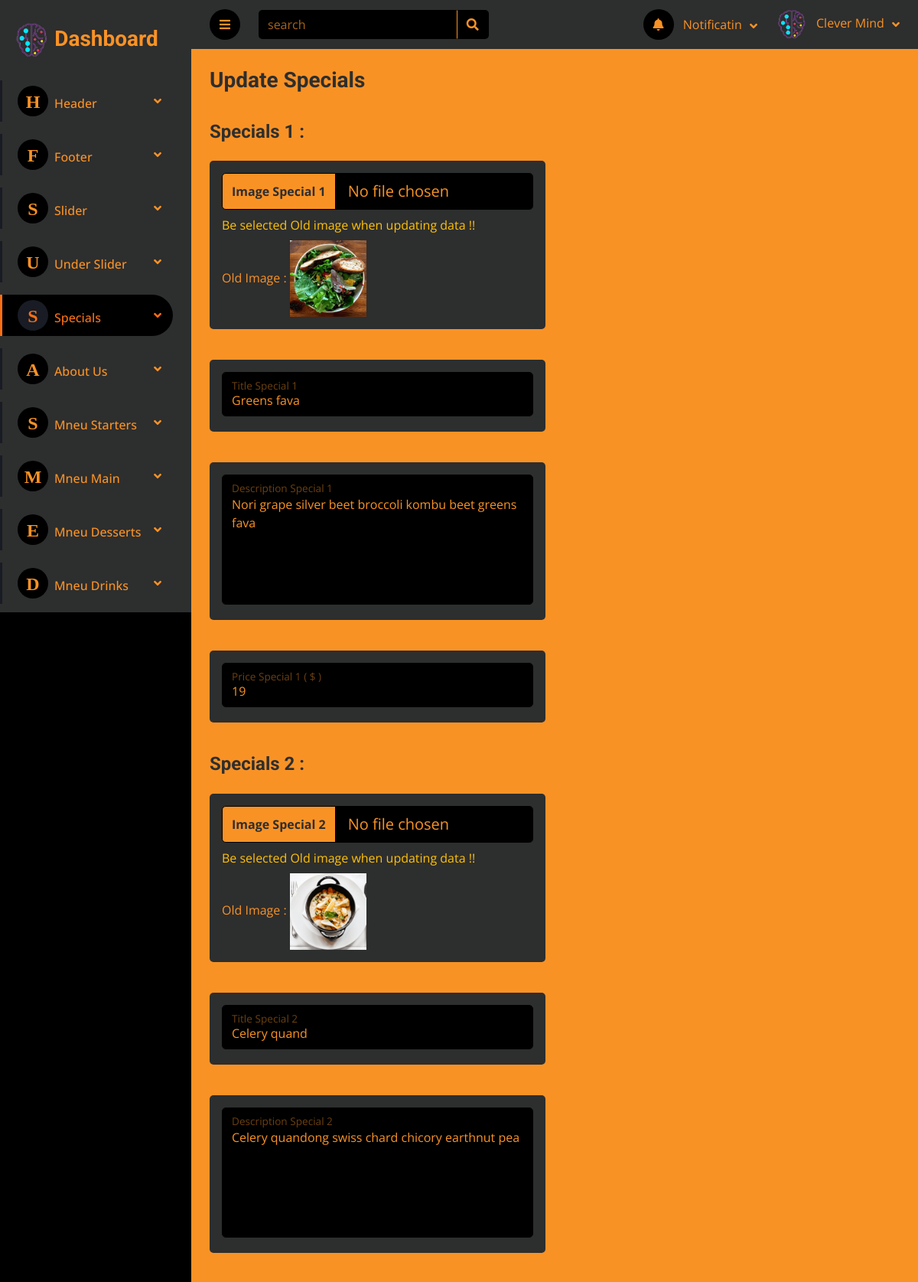
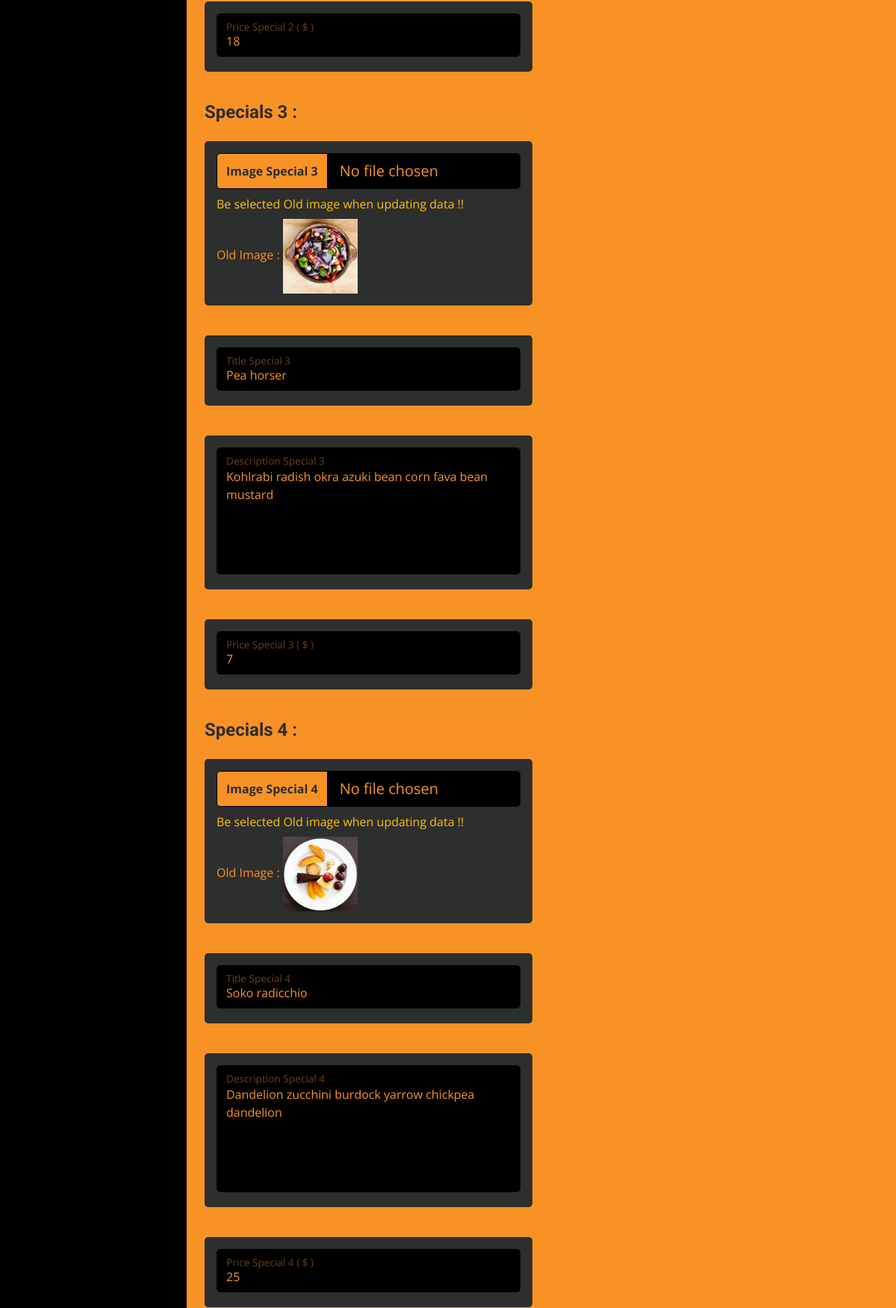
Page /Dashboard/add_specials.php?edit_special=1 (upper part) on the committed database (2 pictures, top to bottom).
### tables this page shows
CREATE TABLE `specials` (
  `id_special` int(11) NOT NULL,
  `img_special1` text NOT NULL,
  `title_special1` varchar(150) NOT NULL,
  `description_special1` varchar(250) NOT NULL,
  `price_special1` varchar(100) NOT NULL,
  `img_special2` text NOT NULL,
  `title_special2` varchar(150) NOT NULL,
  `description_special2` varchar(250) NOT NULL,
  `price_special2` varchar(100) NOT NULL,
  `img_special3` text NOT NULL,
  `title_special3` varchar(150) NOT NULL,
  `description_special3` varchar(250) NOT NULL,
  `price_special3` varchar(100) NOT NULL,
  `img_special4` text NOT NULL,
  `title_special4` varchar(150) NOT NULL,
  `description_special4` varchar(250) NOT NULL,
  `price_special4` varchar(100) NOT NULL,
  `img_special5` text NOT NULL,
  `title_special5` varchar(150) NOT NULL,
  `description_special5` varchar(250) NOT NULL,
  `price_special5` varchar(100) NOT NULL,
  `img_special6` text NOT NULL,
  `title_special6` varchar(150) NOT NULL,
  `description_special6` varchar(250) NOT NULL,
  `price_special6` varchar(100) NOT NULL
);

### Dashboard/add_specials.php (the view, shortened to what the rows shown need)
<?php
include "inc/connection.php";
include "inc/Functions.php";
include "inc/header.php";
?>
        <div class="content">
            <div class="container-fluid pt-4 px-4">
                <form action="<?php echo $_SERVER['PHP_SELF'] ?>" method="POST" enctype="multipart/form-data">
                    <div class="row g-4 mb-3">
                        <div class="col-lg-6 col-xl-6">
                            <div class="bg-secondary rounded align-items-center justify-content-between p-3">
                                <div class="input-group custom-file-button">
                                    <label class="input-group-text form-control-lg alert-link text-secondary" for="inputFileSpecials">Image Special 1</label>
                                    <input type="file" name="img_special1" accept="Image/*" class="form-control text-primary form-control-lg bg-dark" id="inputFileSpecials">
                                </div>
                                <?php if($edit==true): ?>
                                    <div class="text-warning my-2"><?php echo $errors['edit_img_special1'] ?></div>
                                    <p class="text-primary font-weight-bold mr-2 d-inline">Old Image :  </p>
                                    <img src="Upload/<?php echo $img_special1 ?>" title="<?php echo $img_special1 ?>" alt="Image" style="width:100px; height: 100px;">
                                <?php endif; ?>
                            </div>
                        </div>
                    </div>
                    <div class="row g-4 my-3">
                        <div class="col-lg-6 col-xl-6">
                            <div class="bg-secondary rounded align-items-center justify-content-between p-3">
                                <div class="form-floating">
                                    <input type="text" name="title_special1" class="form-control" value="<?php echo htmlspecialchars($title_special1); ?>" id="floatingInputTitle" placeholder=" ">
                                    <label for="floatingInputTitle">Title Special 1</label>
                                </div>
                            </div>
                        </div>
                    </div>
                    <div class="row g-4 my-3">
                        <div class="col-lg-6 col-xl-6">
                            <div class="bg-secondary rounded align-items-center justify-content-between p-3">
                                <div class="form-floating">
                                    <textarea name="description_special1" class="form-control" style="height: 170px;" id="floatingInputDescription" placeholder=" "><?php echo htmlspecialchars($description_special1); ?></textarea>
                                    <label for="floatingInputDescription">Description Special 1</label>
                                </div>
                            </div>
                        </div>
                    </div>
                    <div class="row g-4 my-3">
                        <div class="col-lg-6 col-xl-6">
                            <div class="bg-secondary rounded align-items-center justify-content-between p-3">
                                <div class="form-floating">
                                    <input type="number" name="price_special1" class="form-control" min="0" step="0.00001" value="<?php echo htmlspecialchars($price_special1); ?>" id="floatingInputPrice" placeholder=" ">
                                    <label for="floatingInputPrice">Price Special 1 ( $ )</label>
                                </div>
                            </div>
                        </div>
                    </div>
                    <div class="row g-4 mb-3">
                        <div class="col-lg-6 col-xl-6">
                            <div class="bg-secondary rounded align-items-center justify-content-between p-3">
                                <div class="input-group custom-file-button">
                                    <label class="input-group-text form-control-lg alert-link text-secondary" for="inputFileSpecials2">Image Special 2</label>
                                    <input type="file" name="img_special2" accept="Image/*" class="form-control text-primary form-control-lg bg-dark" id="inputFileSpecials2">
                                </div>
                                <?php if($edit==true): ?>
                                    <div class="text-warning my-2"><?php echo $errors['edit_img_special2'] ?></div>
                                    <p class="text-primary font-weight-bold mr-2 d-inline">Old Image :  </p>
                                    <img src="Upload/<?php echo $img_special2 ?>" title="<?php echo $img_special2 ?>" alt="Image" style="width:100px; height: 100px;">
                                <?php endif; ?>
                            </div>
                        </div>
                    </div>
                    <div class="row g-4 my-3">
                        <div class="col-lg-6 col-xl-6">
                            <div class="bg-secondary rounded align-items-center justify-content-between p-3">
                                <div class="form-floating">
                                    <input type="text" name="title_special2" class="form-control" value="<?php echo htmlspecialchars($title_special2); ?>" id="floatingInputTitle2" placeholder=" ">
                                    <label for="floatingInputTitle2">Title Special 2</label>
                                </div>
                            </div>
                        </div>
                    </div>
                    <div class="row g-4 my-3">
                        <div class="col-lg-6 col-xl-6">
                            <div class="bg-secondary rounded align-items-center justify-content-between p-3">
                                <div class="form-floating">
                                    <textarea name="description_special2" class="form-control" style="height: 170px;" id="floatingInputDescription2" placeholder=" "><?php echo htmlspecialchars($description_special2); ?></textarea>
                                    <label for="floatingInputDescription2">Description Special 2</label>
                                </div>
                            </div>
                        </div>
                    </div>
                    <div class="row g-4 my-3">
                        <div class="col-lg-6 col-xl-6">
                            <div class="bg-secondary rounded align-items-center justify-content-between p-3">
                                <div class="form-floating">
                                    <input type="number" name="price_special2" class="form-control" min="0" step="0.00001" value="<?php echo htmlspecialchars($price_special2); ?>" id="floatingInputPrice2" placeholder=" ">
                                    <label for="floatingInputPrice2">Price Special 2 ( $ )</label>
                                </div>
                            </div>
                        </div>
                    </div>
                    <div class="row g-4 mb-3">
                        <div class="col-lg-6 col-xl-6">
                            <div class="bg-secondary rounded align-items-center justify-content-between p-3">
                                <div class="input-group custom-file-button">
                                    <label class="input-group-text form-control-lg alert-link text-secondary" for="inputFileSpecials3">Image Special 3</label>
                                    <input type="file" name="img_special3" accept="Image/*" class="form-control text-primary form-control-lg bg-dark" id="inputFileSpecials3">
                                </div>
                                <?php if($edit==true): ?>
                                    <div class="text-warning my-2"><?php echo $errors['edit_img_special3'] ?></div>
                                    <p class="text-primary font-weight-bold mr-2 d-inline">Old Image :  </p>
                                    <img src="Upload/<?php echo $img_special3 ?>" title="<?php echo $img_special3 ?>" alt="Image" style="width:100px; height: 100px;">
                                <?php endif; ?>
                            </div>
                        </div>
                    </div>
                    <div class="row g-4 my-3">
                        <div class="col-lg-6 col-xl-6">
                            <div class="bg-secondary rounded align-items-center justify-content-between p-3">
                                <div class="form-floating">
                                    <input type="text" name="title_special3" class="form-control" value="<?php echo htmlspecialchars($title_special3); ?>" id="floatingInputTitle3" placeholder=" ">
                                    <label for="floatingInputTitle3">Title Special 3</label>
                                </div>
                            </div>
                        </div>
                    </div>
                    <div class="row g-4 my-3">
                        <div class="col-lg-6 col-xl-6">
                            <div class="bg-secondary rounded align-items-center justify-content-between p-3">
                                <div class="form-floating">
                                    <textarea name="description_special3" class="form-control" style="height: 170px;" id="floatingInputDescription3" placeholder=" "><?php echo htmlspecialchars($description_special3); ?></textarea>
                                    <label for="floatingInputDescription3">Description Special 3</label>
                                </div>
                            </div>
                        </div>
                    </div>
                    <div class="row g-4 my-3">
                        <div class="col-lg-6 col-xl-6">
                            <div class="bg-secondary rounded align-items-center justify-content-between p-3">
                                <div class="form-floating">
                                    <input type="number" name="price_special3" class="form-control" min="0" step="0.00001" value="<?php echo htmlspecialchars($price_special3); ?>" id="floatingInputPrice3" placeholder=" ">
                                    <label for="floatingInputPrice3">Price Special 3 ( $ )</label>
                                </div>
                            </div>
                        </div>
                    </div>
                    <div class="row g-4 mb-3">
                        <div class="col-lg-6 col-xl-6">
                            <div class="bg-secondary rounded align-items-center justify-content-between p-3">
                                <div class="input-group custom-file-button">
                                    <label class="input-group-text form-control-lg alert-link text-secondary" for="inputFileSpecials4">Image Special 4</label>
                                    <input type="file" name="img_special4" accept="Image/*" class="form-control text-primary form-control-lg bg-dark" id="inputFileSpecials4">
                                </div>
                                <?php if($edit==true): ?>
                                    <div class="text-warning my-2"><?php echo $errors['edit_img_special4'] ?></div>
                                    <p class="text-primary font-weight-bold mr-2 d-inline">Old Image :  </p>
                                    <img src="Upload/<?php echo $img_special4 ?>" title="<?php echo $img_special4 ?>" alt="Image" style="width:100px; height: 100px;">
                                <?php endif; ?>
                            </div>
                        </div>
                    </div>
                    <div class="row g-4 my-3">
                        <div class="col-lg-6 col-xl-6">
                            <div class="bg-secondary rounded align-items-center justify-content-between p-3">
                                <div class="form-floating">
                                    <input type="text" name="title_special4" class="form-control" value="<?php echo htmlspecialchars($title_special4); ?>" id="floatingInputTitle4" placeholder=" ">
                                    <label for="floatingInputTitle4">Title Special 4</label>
                                </div>
                            </div>
                        </div>
                    </div>
                    <div class="row g-4 my-3">
                        <div class="col-lg-6 col-xl-6">
                            <div class="bg-secondary rounded align-items-center justify-content-between p-3">
                                <div class="form-floating">
                                    <textarea name="description_special4" class="form-control" style="height: 170px;" id="floatingInputDescription4" placeholder=" "><?php echo htmlspecialchars($description_special4); ?></textarea>
                                    <label for="floatingInputDescription4">Description Special 4</label>
                                </div>
                            </div>
                        </div>
                    </div>
                    <div class="row g-4 my-3">
                        <div class="col-lg-6 col-xl-6">
                            <div class="bg-secondary rounded align-items-center justify-content-between p-3">
                                <div class="form-floating">
                                    <input type="number" name="price_special4" class="form-control" min="0" step="0.00001" value="<?php echo htmlspecialchars($price_special4); ?>" id="floatingInputPrice4" placeholder=" ">
                                    <label for="floatingInputPrice4">Price Special 4 ( $ )</label>
                                </div>
                            </div>
                        </div>
                    </div>
                </form>
            </div>
<?php
    include "inc/footer.php";
?>

### rows in the picture
specials: img_special1 (picture), title_special1 "Greens fava", description_special1 "Nori grape silver beet broccoli kombu beet greens fava", price_special1 "19", img_special2 (picture), title_special2 "Celery quand", description_special2 "Celery quandong swiss chard chicory earthnut pea", price_special2 "18", img_special3 (picture), title_special3 "Pea horser", description_special3 "Kohlrabi radish okra azuki bean corn fava bean mustard", price_special3 "7", img_special4 (picture), title_special4 "Soko radicchio", description_special4 "Dandelion zucchini burdock yarrow chickpea dandelion", price_special4 "25"

### other values in the picture
$errors['edit_img_special1'] "Be selected Old image when updating data !!"
$errors['edit_img_special2'] "Be selected Old image when updating data !!"
$errors['edit_img_special3'] "Be selected Old image when updating data !!"
$errors['edit_img_special4'] "Be selected Old image when updating data !!"
